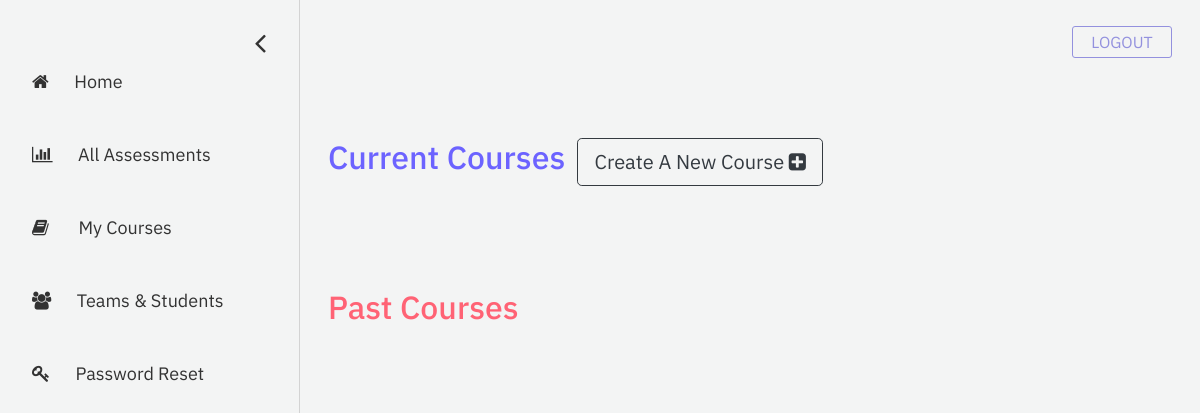
The app's page /professor/my-courses (signed in), older data.
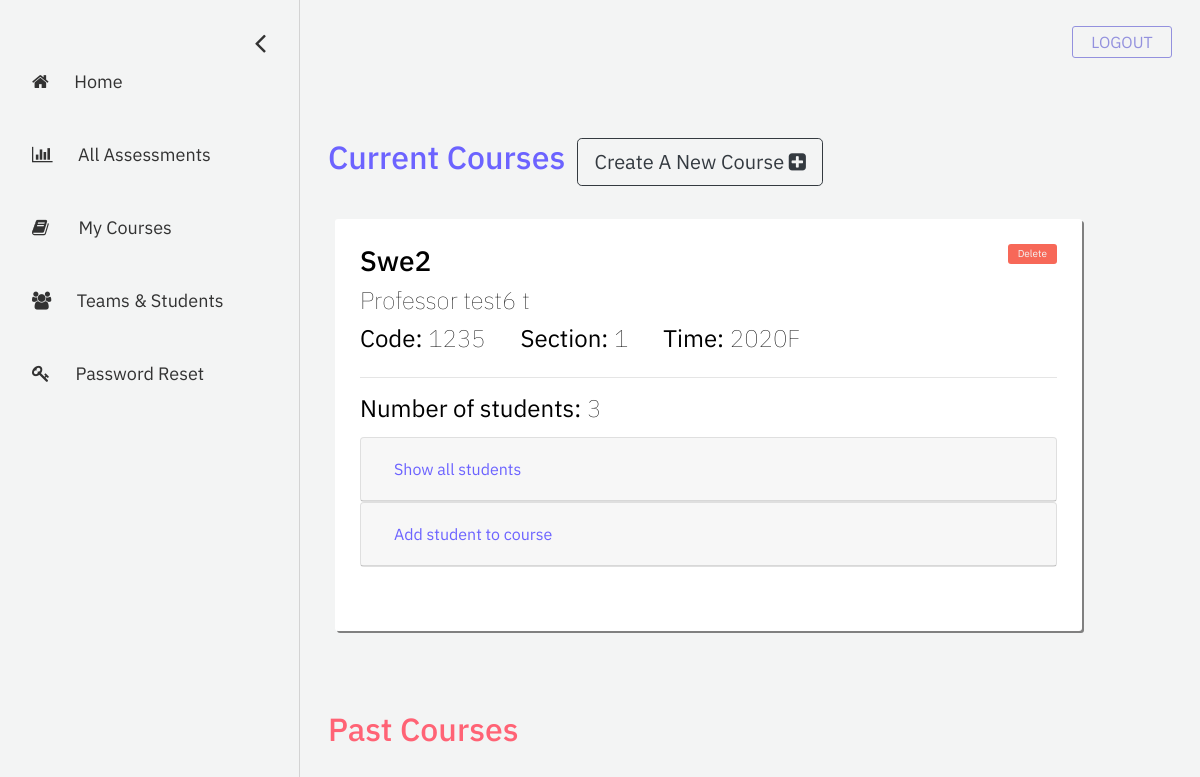
The same page, newer data.
### registration/models.py (models this page shows)
class Course(models.Model):
    course_name = models.CharField("course name", max_length=60)
    course_code = models.IntegerField("course code")
    section_number = models.SmallIntegerField("section number")
    year = models.SmallIntegerField("year of realization")
    semester_choices = (
        ('S', 'Spring'),
        ('F', 'Fall'),
    )
    semester = models.CharField("semester of realization", max_length = 1, choices = semester_choices)
    professors = models.ManyToManyField(User)
    students = models.ManyToManyField(User, related_name="students")
    def is_active(self):
        if self.year >= datetime.datetime.now().year: # realization year >= current year
            if self.semester == 'S':
                month = 6
            else:
                month = 12
            if month >= datetime.datetime.now().month: # realization month >= current month
                return True
        return False

### account/models.py (models this page shows, shortened)
class User(AbstractBaseUser, PermissionsMixin):
    email = models.EmailField(
        verbose_name=_('email address'), max_length=255, unique=True
    )
    first_name = models.CharField(_('first name'), max_length=30, blank=True)
    last_name = models.CharField(_('last name'), max_length=150, blank=True)
    eagle_id = models.CharField(max_length = 8, unique=True)
    is_student = models.BooleanField(
        _('student status'),
        default=False,
        help_text=_(
            'Shows whether this user is a student. '
        ),
    )
    is_instructor = models.BooleanField(
        _('instructor status'),
        default=False,
        help_text=_(
            'Shows whether this user is a instructor. '
        ),
    )
    is_active = models.BooleanField(
        _('active'),
        default=True,
        help_text=_(
            'Designates whether this user should be treated as active. '
            'Unselect this instead of deleting accounts.'
        ),
    )
    is_staff = models.BooleanField(
        _('admin status'),
        default=False,
        help_text=_(
            'Designates whether the user can log into this admin site.'
        ),
    )
    date_joined = models.DateTimeField(
        _('date joined'), default=timezone.now
    )
    objects = UserManager()
    USERNAME_FIELD = 'email'
    REQUIRED_FIELDS = ['first_name', 'last_name', 'eagle_id', 'is_student', 'is_instructor']

### eval_professor/views.py (the view)
# urls.py: path('my-courses', views.my_courses, name='my-courses'),
def my_courses(request):
    course_list = Course.objects.all()
    context = {
        'course_list': course_list,
    }
    return render(request, 'eval_professor/my-courses.html', context = context)

### eval_professor/templates/eval_professor/my-courses.html (shortened to what this page needs)
{% extends 'eval_professor/base-sidebar.html'%}
{% load static %}
{% block content%}
	<div id="main">
		<div class="container">
			<div class="container row">
				<h2 style="color: #6C63FF;">Current Courses</h2>
				<form>
					<button formaction="{% url 'create-new-course' %}" class="btn btn-lg btn-outline-dark" style="margin-left: 5%;">Create A New Course <i class = "fa fa-plus-square"></i></button>
				</form>
			</div>
			{% if course_list %}
					{% for course in course_list|dictsort:"course_code" %}
						{% if request.user in course.professors.all %}
						{% if course.is_active %}
							<div class="column course-box">
								<a data-toggle="modal" data-target="#exampleModal_@{{course.id}}" style="font-size: 10px; padding: 10px; background-color: rgb(247, 104, 88);" class="buttons delete-btn float-right" href="">Delete</a>
								<h3> {{ course.course_name }}</h3>
								{% for prof in course.professors.all|dictsort:"first_name" %}
								<h4> Professor {{ prof.first_name }} {{ prof.last_name }}</h4>
								{% endfor %}
								<div class="row no-gutters" style="padding: 0; top: 0; margin-bottom: 0;">
									<h4> <b>Code:</b> {{ course.course_code }}</h4>
									<h4> <b>Section:</b> {{ course.section_number }}</h4>
									<h4> <b>Time:</b> {{ course.year }}{{ course.semester }}</h4>
								</div>
								<hr>
								<h4> <b>Number of students:</b> {{ course.students.all|length }} </h4>
								<div style="margin-top: 2%; margin-bottom: 2%;">
									<div class="card">
										<div class="card-header" id="headingOne_@{{ course.id }}">
										<h5 class="mb-0">
											<button style="color: #6C63FF;" class="btn btn-link" data-toggle="collapse" data-target="#collapseOne_@{{ course.id }}" aria-expanded="true" aria-controls="collapseOne_@{{ course.id }}">
											Show all students
											</button>
										</h5>
										</div>
									</div>
									<div class="card">
										<div class="card-header" id="headingTwo_@{{ course.id }}">
										<h5 class="mb-0">
											<button style="color: #6C63FF;" class="btn btn-link collapsed" data-toggle="collapse" data-target="#collapseTwo_@{{ course.id }}" aria-expanded="false" aria-controls="collapseTwo_@{{ course.id }}">
											Add student to course
											</button>
										</h5>
										</div>
									</div>
								</div>
							</div>
						{% endif %}
						{% endif %}
					{% endfor %}
			{% else %}
				<p>No current courses are available. </p>
			{% endif %}
		</div>
		<div class="container">
			<div class="container row">
				<h2 style="color: rgb(255, 99, 117); margin-top: 5%;">Past Courses</h2>
			</div>
		</div>
	</div>
{% endblock %}

Row changes from the older to the newer data that the page shows:
added Course: course_name "Swe2", course_code "1235", section_number "1", year "2020", semester "F", students.all|length "3"
now on this page (row edited): User: first_name "test6", last_name "t"
